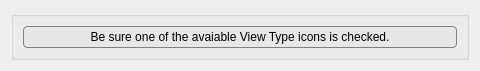
<?xml version="1.0" encoding="UTF-8"?>
<ui version="4.0">
 <class>Form</class>
 <widget class="QWidget" name="Form">
  <property name="geometry">
   <rect>
    <x>0</x>
    <y>0</y>
    <width>480</width>
    <height>71</height>
   </rect>
  </property>
  <property name="windowTitle">
   <string>Worning</string>
  </property>
  <property name="windowIcon">
   <iconset>
    <normaloff>:/icons/icons/epi.gif</normaloff>:/icons/icons/epi.gif</iconset>
  </property>
  <layout class="QVBoxLayout" name="verticalLayout">
   <item>
    <widget class="QGroupBox" name="worningmessage">
     <property name="title">
      <string/>
     </property>
     <layout class="QVBoxLayout" name="verticalLayout_21">
      <item>
       <widget class="QLabel" name="label">
        <property name="styleSheet">
         <string notr="true"> QFrame, QLabel, QToolTip {
     border: 1px solid gray;
     border-radius: 4px;
     padding: 2px;
     background-image: url(images/welcome.png);
     background: rgb(231, 231, 231);
 }</string>
        </property>
        <property name="text">
         <string>Be sure one of the avaiable View Type icons is checked.</string>
        </property>
        <property name="alignment">
         <set>Qt::AlignCenter</set>
        </property>
       </widget>
      </item>
     </layout>
    </widget>
   </item>
  </layout>
 </widget>
 <resources>
  <include location="../resources.qrc"/>
 </resources>
 <connections/>
</ui>
